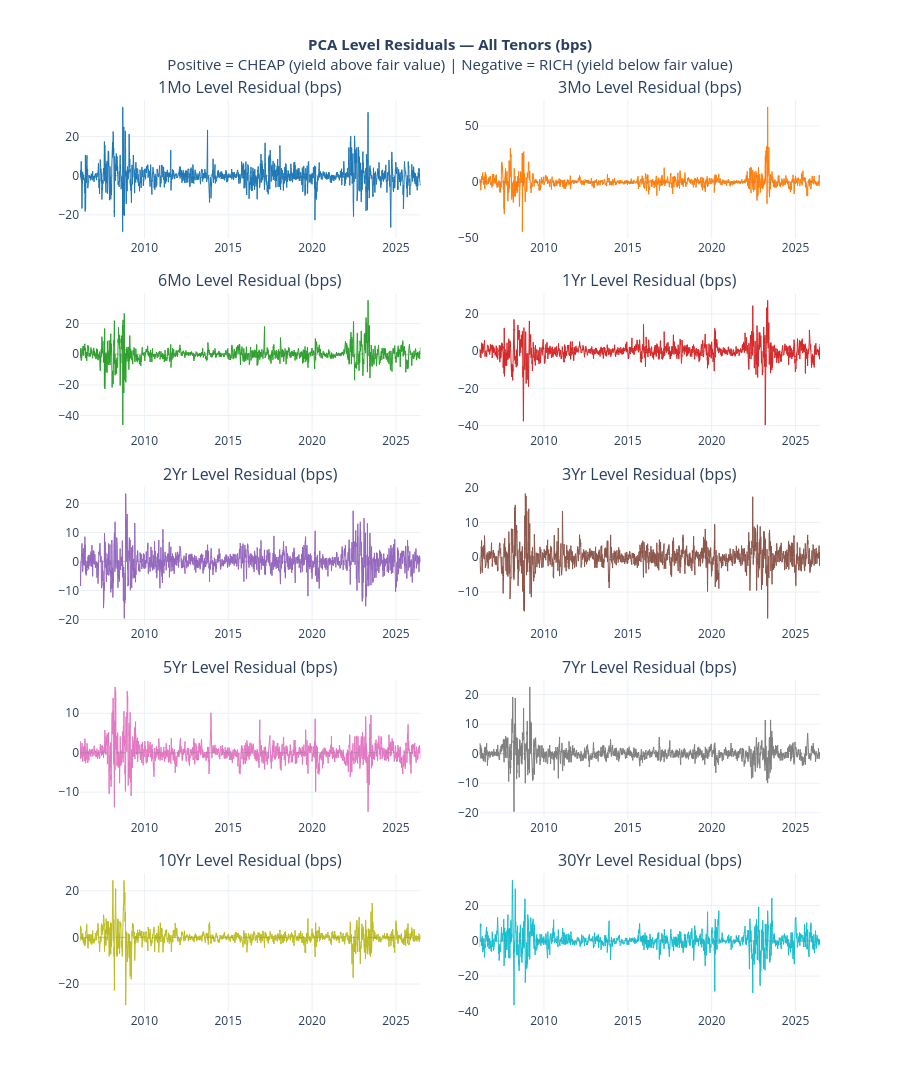
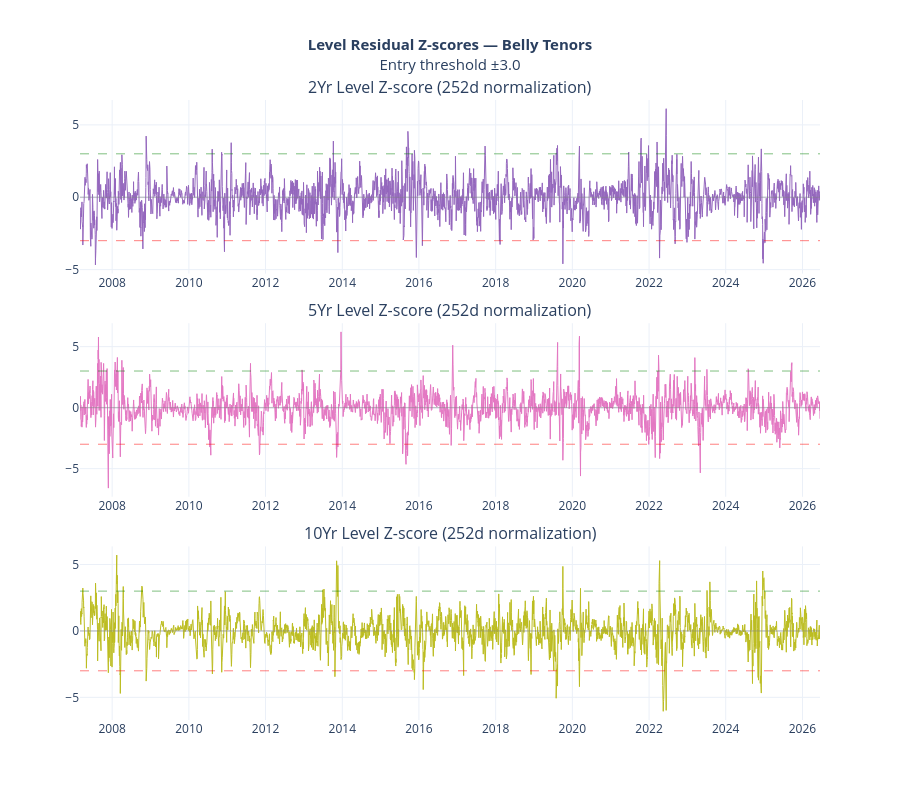

Notebook cell for these charts, in order:
### Code cell
# ── Part 4f: Visual inspection ─────────────────────────────────────────────────────
# Plot level residuals in bps — confirm oscillation around zero
# and meaningful magnitude of excursions

level_resid_bps = level_resid_noscale * 10_000
colors_10 = ['#1f77b4','#ff7f0e','#2ca02c','#d62728','#9467bd',
             '#8c564b','#e377c2','#7f7f7f','#bcbd22','#17becf']

fig1 = make_subplots(
    rows=5, cols=2,
    subplot_titles=[f'{t} Level Residual (bps)' for t in config.TENORS],
    vertical_spacing=0.06, horizontal_spacing=0.08
)
for idx, tenor in enumerate(config.TENORS):
    row, col = idx // 2 + 1, idx % 2 + 1
    s = level_resid_bps[tenor].dropna()
    fig1.add_trace(go.Scatter(
        x=s.index, y=s.values, mode='lines',
        line=dict(width=1.0, color=colors_10[idx]), showlegend=False,
        hovertemplate=f'<b>{tenor}:</b> %{{y:.2f}} bps<extra></extra>'
    ), row=row, col=col)
    fig1.add_hline(y=0, line_dash='dash', line_color='gray',
                   line_width=1, opacity=0.4, row=row, col=col)
fig1.update_layout(
    title=dict(text='<b>PCA Level Residuals — All Tenors (bps)</b><br>'
               'Positive = CHEAP (yield above fair value) | '
               'Negative = RICH (yield below fair value)',
               x=0.5, font=dict(size=15)),
    template='plotly_white', height=1400
)
fig1.show()

focus = ['2Yr', '5Yr', '10Yr']
fig2  = make_subplots(rows=3, cols=1,
    subplot_titles=[f'{t} Level Z-score (252d normalization)' for t in focus],
    vertical_spacing=0.08)
for row, tenor in enumerate(focus, 1):
    z = level_zscore_df[tenor].dropna()
    fig2.add_trace(go.Scatter(
        x=z.index, y=z.values, mode='lines',
        line=dict(width=1.0, color=colors_10[config.TENORS.index(tenor)]),
        showlegend=False
    ), row=row, col=1)
    for y_val, c in [(config.Z_ENTRY_THRESHOLD, 'green'),
                     (-config.Z_ENTRY_THRESHOLD, 'red'), (0, 'gray')]:
        fig2.add_hline(y=y_val,
            line_dash='dash' if y_val != 0 else 'solid',
            line_color=c, line_width=1, opacity=0.5,
            row=row, col=1)
fig2.update_layout(
    title=dict(text=f'<b>Level Residual Z-scores — Belly Tenors</b><br>'
               f'Entry threshold ±{config.Z_ENTRY_THRESHOLD}',
               x=0.5, font=dict(size=15)),
    template='plotly_white', height=800
)
fig2.show()

### Figure 1 — Plotly figure (JSON) as saved in the notebook; plotly's stock layout.template omitted (floating-point values rounded to 4 significant figures; data arrays with more than 128 entries replaced by an {"elided": "..."} marker saying what was removed)
{"data": [{"hovertemplate": "<b>1Mo:</b> %{y:.2f} bps<extra></extra>", "line": {"color": "#1f77b4", "width": 1}, "mode": "lines", "showlegend": false, "type": "scatter", "x": {"elided": "5080 str values"}, "xaxis": "x", "y": {"elided": "5080 float values"}, "yaxis": "y"}, {"hovertemplate": "<b>3Mo:</b> %{y:.2f} bps<extra></extra>", "line": {"color": "#ff7f0e", "width": 1}, "mode": "lines", "showlegend": false, "type": "scatter", "x": {"elided": "5080 str values"}, "xaxis": "x2", "y": {"elided": "5080 float values"}, "yaxis": "y2"}, {"hovertemplate": "<b>6Mo:</b> %{y:.2f} bps<extra></extra>", "line": {"color": "#2ca02c", "width": 1}, "mode": "lines", "showlegend": false, "type": "scatter", "x": {"elided": "5080 str values"}, "xaxis": "x3", "y": {"elided": "5080 float values"}, "yaxis": "y3"}, {"hovertemplate": "<b>1Yr:</b> %{y:.2f} bps<extra></extra>", "line": {"color": "#d62728", "width": 1}, "mode": "lines", "showlegend": false, "type": "scatter", "x": {"elided": "5080 str values"}, "xaxis": "x4", "y": {"elided": "5080 float values"}, "yaxis": "y4"}, {"hovertemplate": "<b>2Yr:</b> %{y:.2f} bps<extra></extra>", "line": {"color": "#9467bd", "width": 1}, "mode": "lines", "showlegend": false, "type": "scatter", "x": {"elided": "5080 str values"}, "xaxis": "x5", "y": {"elided": "5080 float values"}, "yaxis": "y5"}, {"hovertemplate": "<b>3Yr:</b> %{y:.2f} bps<extra></extra>", "line": {"color": "#8c564b", "width": 1}, "mode": "lines", "showlegend": false, "type": "scatter", "x": {"elided": "5080 str values"}, "xaxis": "x6", "y": {"elided": "5080 float values"}, "yaxis": "y6"}, {"hovertemplate": "<b>5Yr:</b> %{y:.2f} bps<extra></extra>", "line": {"color": "#e377c2", "width": 1}, "mode": "lines", "showlegend": false, "type": "scatter", "x": {"elided": "5080 str values"}, "xaxis": "x7", "y": {"elided": "5080 float values"}, "yaxis": "y7"}, {"hovertemplate": "<b>7Yr:</b> %{y:.2f} bps<extra></extra>", "line": {"color": "#7f7f7f", "width": 1}, "mode": "lines", "showlegend": false, "type": "scatter", "x": {"elided": "5080 str values"}, "xaxis": "x8", "y": {"elided": "5080 float values"}, "yaxis": "y8"}, {"hovertemplate": "<b>10Yr:</b> %{y:.2f} bps<extra></extra>", "line": {"color": "#bcbd22", "width": 1}, "mode": "lines", "showlegend": false, "type": "scatter", "x": {"elided": "5080 str values"}, "xaxis": "x9", "y": {"elided": "5080 float values"}, "yaxis": "y9"}, {"hovertemplate": "<b>30Yr:</b> %{y:.2f} bps<extra></extra>", "line": {"color": "#17becf", "width": 1}, "mode": "lines", "showlegend": false, "type": "scatter", "x": {"elided": "5080 str values"}, "xaxis": "x10", "y": {"elided": "5080 float values"}, "yaxis": "y10"}], "layout": {"annotations": [{"font": {"size": 16}, "showarrow": false, "text": "1Mo Level Residual (bps)", "x": 0.23, "xanchor": "center", "xref": "paper", "y": 1, "yanchor": "bottom", "yref": "paper"}, {"font": {"size": 16}, "showarrow": false, "text": "3Mo Level Residual (bps)", "x": 0.77, "xanchor": "center", "xref": "paper", "y": 1, "yanchor": "bottom", "yref": "paper"}, {"font": {"size": 16}, "showarrow": false, "text": "6Mo Level Residual (bps)", "x": 0.23, "xanchor": "center", "xref": "paper", "y": 0.788, "yanchor": "bottom", "yref": "paper"}, {"font": {"size": 16}, "showarrow": false, "text": "1Yr Level Residual (bps)", "x": 0.77, "xanchor": "center", "xref": "paper", "y": 0.788, "yanchor": "bottom", "yref": "paper"}, {"font": {"size": 16}, "showarrow": false, "text": "2Yr Level Residual (bps)", "x": 0.23, "xanchor": "center", "xref": "paper", "y": 0.576, "yanchor": "bottom", "yref": "paper"}, {"font": {"size": 16}, "showarrow": false, "text": "3Yr Level Residual (bps)", "x": 0.77, "xanchor": "center", "xref": "paper", "y": 0.576, "yanchor": "bottom", "yref": "paper"}, {"font": {"size": 16}, "showarrow": false, "text": "5Yr Level Residual (bps)", "x": 0.23, "xanchor": "center", "xref": "paper", "y": 0.364, "yanchor": "bottom", "yref": "paper"}, {"font": {"size": 16}, "showarrow": false, "text": "7Yr Level Residual (bps)", "x": 0.77, "xanchor": "center", "xref": "paper", "y": 0.364, "yanchor": "bottom", "yref": "paper"}, {"font": {"size": 16}, "showarrow": false, "text": "10Yr Level Residual (bps)", "x": 0.23, "xanchor": "center", "xref": "paper", "y": 0.152, "yanchor": "bottom", "yref": "paper"}, {"font": {"size": 16}, "showarrow": false, "text": "30Yr Level Residual (bps)", "x": 0.77, "xanchor": "center", "xref": "paper", "y": 0.152, "yanchor": "bottom", "yref": "paper"}], "height": 1400, "shapes": [{"line": {"color": "gray", "dash": "dash", "width": 1}, "opacity": 0.4, "type": "line", "x0": 0, "x1": 1, "xref": "x domain", "y0": 0, "y1": 0, "yref": "y"}, {"line": {"color": "gray", "dash": "dash", "width": 1}, "opacity": 0.4, "type": "line", "x0": 0, "x1": 1, "xref": "x2 domain", "y0": 0, "y1": 0, "yref": "y2"}, {"line": {"color": "gray", "dash": "dash", "width": 1}, "opacity": 0.4, "type": "line", "x0": 0, "x1": 1, "xref": "x3 domain", "y0": 0, "y1": 0, "yref": "y3"}, {"line": {"color": "gray", "dash": "dash", "width": 1}, "opacity": 0.4, "type": "line", "x0": 0, "x1": 1, "xref": "x4 domain", "y0": 0, "y1": 0, "yref": "y4"}, {"line": {"color": "gray", "dash": "dash", "width": 1}, "opacity": 0.4, "type": "line", "x0": 0, "x1": 1, "xref": "x5 domain", "y0": 0, "y1": 0, "yref": "y5"}, {"line": {"color": "gray", "dash": "dash", "width": 1}, "opacity": 0.4, "type": "line", "x0": 0, "x1": 1, "xref": "x6 domain", "y0": 0, "y1": 0, "yref": "y6"}, {"line": {"color": "gray", "dash": "dash", "width": 1}, "opacity": 0.4, "type": "line", "x0": 0, "x1": 1, "xref": "x7 domain", "y0": 0, "y1": 0, "yref": "y7"}, {"line": {"color": "gray", "dash": "dash", "width": 1}, "opacity": 0.4, "type": "line", "x0": 0, "x1": 1, "xref": "x8 domain", "y0": 0, "y1": 0, "yref": "y8"}, {"line": {"color": "gray", "dash": "dash", "width": 1}, "opacity": 0.4, "type": "line", "x0": 0, "x1": 1, "xref": "x9 domain", "y0": 0, "y1": 0, "yref": "y9"}, {"line": {"color": "gray", "dash": "dash", "width": 1}, "opacity": 0.4, "type": "line", "x0": 0, "x1": 1, "xref": "x10 domain", "y0": 0, "y1": 0, "yref": "y10"}], "title": {"font": {"size": 15}, "text": "<b>PCA Level Residuals — All Tenors (bps)</b><br>Positive = CHEAP (yield above fair value) | Negative = RICH (yield below fair value)", "x": 0.5}, "xaxis": {"anchor": "y", "domain": [0, 0.46]}, "xaxis10": {"anchor": "y10", "domain": [0.54, 1]}, "xaxis2": {"anchor": "y2", "domain": [0.54, 1]}, "xaxis3": {"anchor": "y3", "domain": [0, 0.46]}, "xaxis4": {"anchor": "y4", "domain": [0.54, 1]}, "xaxis5": {"anchor": "y5", "domain": [0, 0.46]}, "xaxis6": {"anchor": "y6", "domain": [0.54, 1]}, "xaxis7": {"anchor": "y7", "domain": [0, 0.46]}, "xaxis8": {"anchor": "y8", "domain": [0.54, 1]}, "xaxis9": {"anchor": "y9", "domain": [0, 0.46]}, "yaxis": {"anchor": "x", "domain": [0.848, 1]}, "yaxis10": {"anchor": "x10", "domain": [0, 0.152]}, "yaxis2": {"anchor": "x2", "domain": [0.848, 1]}, "yaxis3": {"anchor": "x3", "domain": [0.636, 0.788]}, "yaxis4": {"anchor": "x4", "domain": [0.636, 0.788]}, "yaxis5": {"anchor": "x5", "domain": [0.424, 0.576]}, "yaxis6": {"anchor": "x6", "domain": [0.424, 0.576]}, "yaxis7": {"anchor": "x7", "domain": [0.212, 0.364]}, "yaxis8": {"anchor": "x8", "domain": [0.212, 0.364]}, "yaxis9": {"anchor": "x9", "domain": [0, 0.152]}}}

### Figure 2 — Plotly figure (JSON) as saved in the notebook; plotly's stock layout.template omitted (floating-point values rounded to 4 significant figures; data arrays with more than 128 entries replaced by an {"elided": "..."} marker saying what was removed)
{"data": [{"line": {"color": "#9467bd", "width": 1}, "mode": "lines", "showlegend": false, "type": "scatter", "x": {"elided": "4829 str values"}, "xaxis": "x", "y": {"elided": "4829 float values"}, "yaxis": "y"}, {"line": {"color": "#e377c2", "width": 1}, "mode": "lines", "showlegend": false, "type": "scatter", "x": {"elided": "4829 str values"}, "xaxis": "x2", "y": {"elided": "4829 float values"}, "yaxis": "y2"}, {"line": {"color": "#bcbd22", "width": 1}, "mode": "lines", "showlegend": false, "type": "scatter", "x": {"elided": "4829 str values"}, "xaxis": "x3", "y": {"elided": "4829 float values"}, "yaxis": "y3"}], "layout": {"annotations": [{"font": {"size": 16}, "showarrow": false, "text": "2Yr Level Z-score (252d normalization)", "x": 0.5, "xanchor": "center", "xref": "paper", "y": 1, "yanchor": "bottom", "yref": "paper"}, {"font": {"size": 16}, "showarrow": false, "text": "5Yr Level Z-score (252d normalization)", "x": 0.5, "xanchor": "center", "xref": "paper", "y": 0.64, "yanchor": "bottom", "yref": "paper"}, {"font": {"size": 16}, "showarrow": false, "text": "10Yr Level Z-score (252d normalization)", "x": 0.5, "xanchor": "center", "xref": "paper", "y": 0.28, "yanchor": "bottom", "yref": "paper"}], "height": 800, "shapes": [{"line": {"color": "green", "dash": "dash", "width": 1}, "opacity": 0.5, "type": "line", "x0": 0, "x1": 1, "xref": "x domain", "y0": 3, "y1": 3, "yref": "y"}, {"line": {"color": "red", "dash": "dash", "width": 1}, "opacity": 0.5, "type": "line", "x0": 0, "x1": 1, "xref": "x domain", "y0": -3, "y1": -3, "yref": "y"}, {"line": {"color": "gray", "dash": "solid", "width": 1}, "opacity": 0.5, "type": "line", "x0": 0, "x1": 1, "xref": "x domain", "y0": 0, "y1": 0, "yref": "y"}, {"line": {"color": "green", "dash": "dash", "width": 1}, "opacity": 0.5, "type": "line", "x0": 0, "x1": 1, "xref": "x2 domain", "y0": 3, "y1": 3, "yref": "y2"}, {"line": {"color": "red", "dash": "dash", "width": 1}, "opacity": 0.5, "type": "line", "x0": 0, "x1": 1, "xref": "x2 domain", "y0": -3, "y1": -3, "yref": "y2"}, {"line": {"color": "gray", "dash": "solid", "width": 1}, "opacity": 0.5, "type": "line", "x0": 0, "x1": 1, "xref": "x2 domain", "y0": 0, "y1": 0, "yref": "y2"}, {"line": {"color": "green", "dash": "dash", "width": 1}, "opacity": 0.5, "type": "line", "x0": 0, "x1": 1, "xref": "x3 domain", "y0": 3, "y1": 3, "yref": "y3"}, {"line": {"color": "red", "dash": "dash", "width": 1}, "opacity": 0.5, "type": "line", "x0": 0, "x1": 1, "xref": "x3 domain", "y0": -3, "y1": -3, "yref": "y3"}, {"line": {"color": "gray", "dash": "solid", "width": 1}, "opacity": 0.5, "type": "line", "x0": 0, "x1": 1, "xref": "x3 domain", "y0": 0, "y1": 0, "yref": "y3"}], "title": {"font": {"size": 15}, "text": "<b>Level Residual Z-scores — Belly Tenors</b><br>Entry threshold ±3.0", "x": 0.5}, "xaxis": {"anchor": "y", "domain": [0, 1]}, "xaxis2": {"anchor": "y2", "domain": [0, 1]}, "xaxis3": {"anchor": "y3", "domain": [0, 1]}, "yaxis": {"anchor": "x", "domain": [0.72, 1]}, "yaxis2": {"anchor": "x2", "domain": [0.36, 0.64]}, "yaxis3": {"anchor": "x3", "domain": [0, 0.28]}}}
